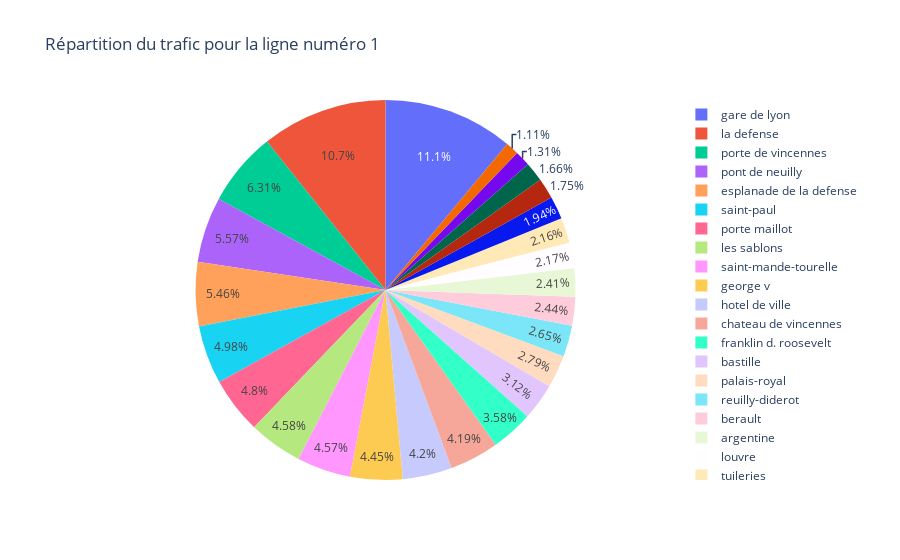
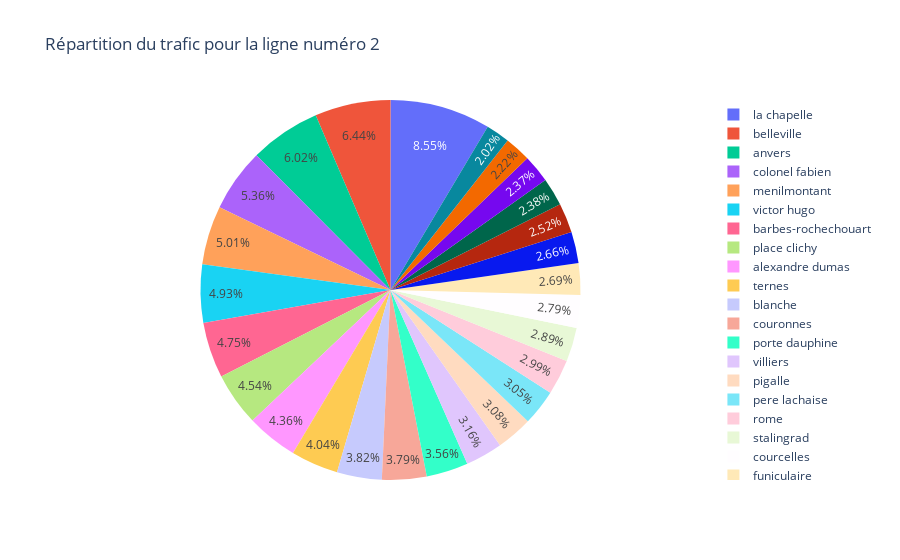
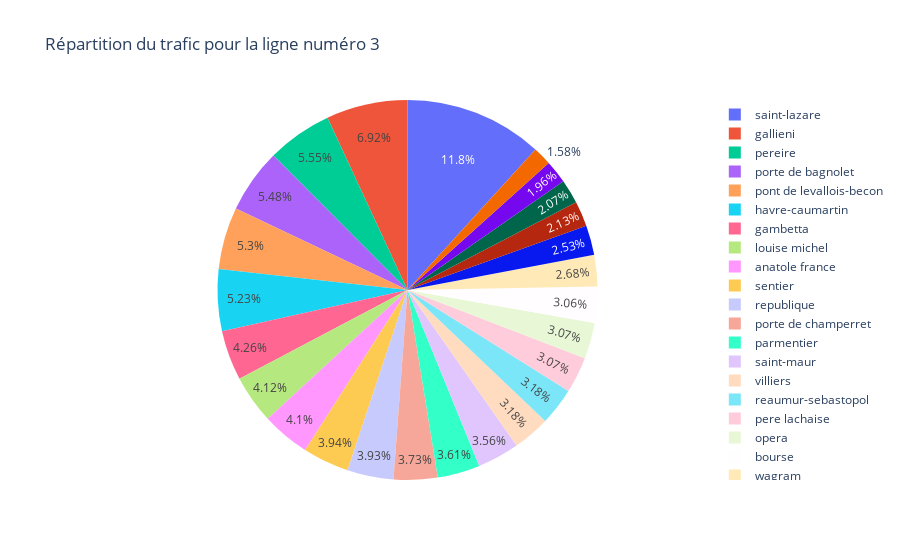
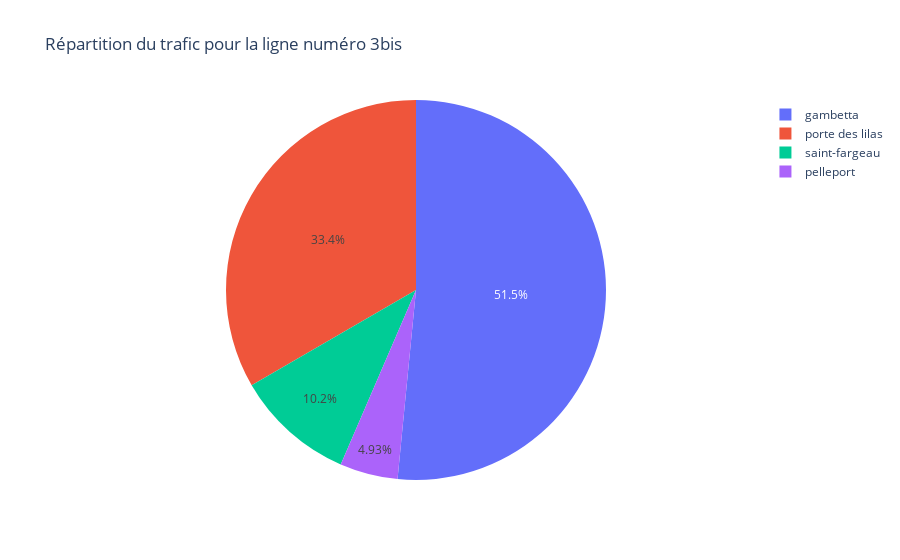

Notebook code cell kept with these figures, in order:
### Markdown cell above
## Répartition du trafic sur chaque ligne de métro

### Code cell
for k in numéro:
    k_str = str(k)
    current_table = tableaux[f'ligne numéro[{k_str}]']

    current_table['Part du trafic de la station par rapport à toute la ligne'] *= 100

    # Créer le graphique en camembert pour le tableau actuel
    fig = px.pie(
        current_table,
        values='Part du trafic de la station par rapport à toute la ligne',
        names='Station',
        title=f"Répartition du trafic pour la ligne numéro {k_str}"
    )
    fig.show()

### Figure 1 — Plotly figure (JSON) as saved in the notebook; plotly's stock layout.template omitted (floating-point values rounded to 4 significant figures)
{"data": [{"domain": {"x": [0, 1], "y": [0, 1]}, "hovertemplate": "Station=%{label}<br>Part du trafic de la station par rapport à toute la ligne=%{value}<extra></extra>", "labels": ["gare de lyon", "saint-mande-tourelle", "louvre", "porte de vincennes", "porte maillot", "chateau de vincennes", "chatelet", "pont de neuilly", "esplanade de la defense", "saint-paul", "charles de gaulle-etoile", "les sablons", "la defense", "hotel de ville", "palais-royal", "concorde", "argentine", "champs-elysees-clemenceau", "tuileries", "bastille", "franklin d. roosevelt", "nation", "reuilly-diderot", "george v", "berault"], "legendgroup": "", "name": "", "showlegend": true, "type": "pie", "values": [11.06, 4.572, 2.167, 6.313, 4.796, 4.193, 1.936, 5.574, 5.457, 4.979, 1.658, 4.584, 10.73, 4.202, 2.795, 1.314, 2.41, 1.106, 2.155, 3.117, 3.578, 1.753, 2.654, 4.453, 2.442]}], "layout": {"legend": {"tracegroupgap": 0}, "title": {"text": "Répartition du trafic pour la ligne numéro 1"}}}

### Figure 2 — Plotly figure (JSON) as saved in the notebook; plotly's stock layout.template omitted (floating-point values rounded to 4 significant figures)
{"data": [{"domain": {"x": [0, 1], "y": [0, 1]}, "hovertemplate": "Station=%{label}<br>Part du trafic de la station par rapport à toute la ligne=%{value}<extra></extra>", "labels": ["belleville", "colonel fabien", "menilmontant", "blanche", "philippe auguste", "monceau", "place clichy", "la chapelle", "jaures", "avron", "stalingrad", "charles de gaulle-etoile", "pere lachaise", "couronnes", "porte dauphine", "rome", "victor hugo", "alexandre dumas", "nation", "barbes-rochechouart", "villiers", "pigalle", "anvers", "ternes", "courcelles", "funiculaire"], "legendgroup": "", "name": "", "showlegend": true, "type": "pie", "values": [6.44, 5.359, 5.014, 3.817, 2.223, 2.023, 4.545, 8.55, 2.38, 2.369, 2.891, 2.519, 3.051, 3.789, 3.56, 2.987, 4.932, 4.361, 2.664, 4.746, 3.158, 3.083, 6.023, 4.036, 2.788, 2.692]}], "layout": {"legend": {"tracegroupgap": 0}, "title": {"text": "Répartition du trafic pour la ligne numéro 2"}}}

### Figure 3 — Plotly figure (JSON) as saved in the notebook; plotly's stock layout.template omitted (floating-point values rounded to 4 significant figures)
{"data": [{"domain": {"x": [0, 1], "y": [0, 1]}, "hovertemplate": "Station=%{label}<br>Part du trafic de la station par rapport à toute la ligne=%{value}<extra></extra>", "labels": ["opera", "pereire", "gallieni", "reaumur-sebastopol", "sentier", "temple", "havre-caumartin", "gambetta", "pere lachaise", "saint-maur", "bourse", "wagram", "quatre-septembre", "republique", "porte de bagnolet", "louise michel", "malesherbes", "saint-lazare", "villiers", "pont de levallois-becon", "arts et metiers", "anatole france", "porte de champerret", "parmentier", "europe"], "legendgroup": "", "name": "", "showlegend": true, "type": "pie", "values": [3.072, 5.554, 6.919, 3.176, 3.944, 1.583, 5.23, 4.256, 3.074, 3.557, 3.061, 2.677, 2.067, 3.932, 5.475, 4.115, 2.532, 11.76, 3.182, 5.296, 2.132, 4.102, 3.729, 3.615, 1.963]}], "layout": {"legend": {"tracegroupgap": 0}, "title": {"text": "Répartition du trafic pour la ligne numéro 3"}}}

### Figure 4 — Plotly figure (JSON) as saved in the notebook; plotly's stock layout.template omitted (floating-point values rounded to 4 significant figures)
{"data": [{"domain": {"x": [0, 1], "y": [0, 1]}, "hovertemplate": "Station=%{label}<br>Part du trafic de la station par rapport à toute la ligne=%{value}<extra></extra>", "labels": ["gambetta", "pelleport", "porte des lilas", "saint-fargeau"], "legendgroup": "", "name": "", "showlegend": true, "type": "pie", "values": [51.55, 4.933, 33.37, 10.15]}], "layout": {"legend": {"tracegroupgap": 0}, "title": {"text": "Répartition du trafic pour la ligne numéro 3bis"}}}
